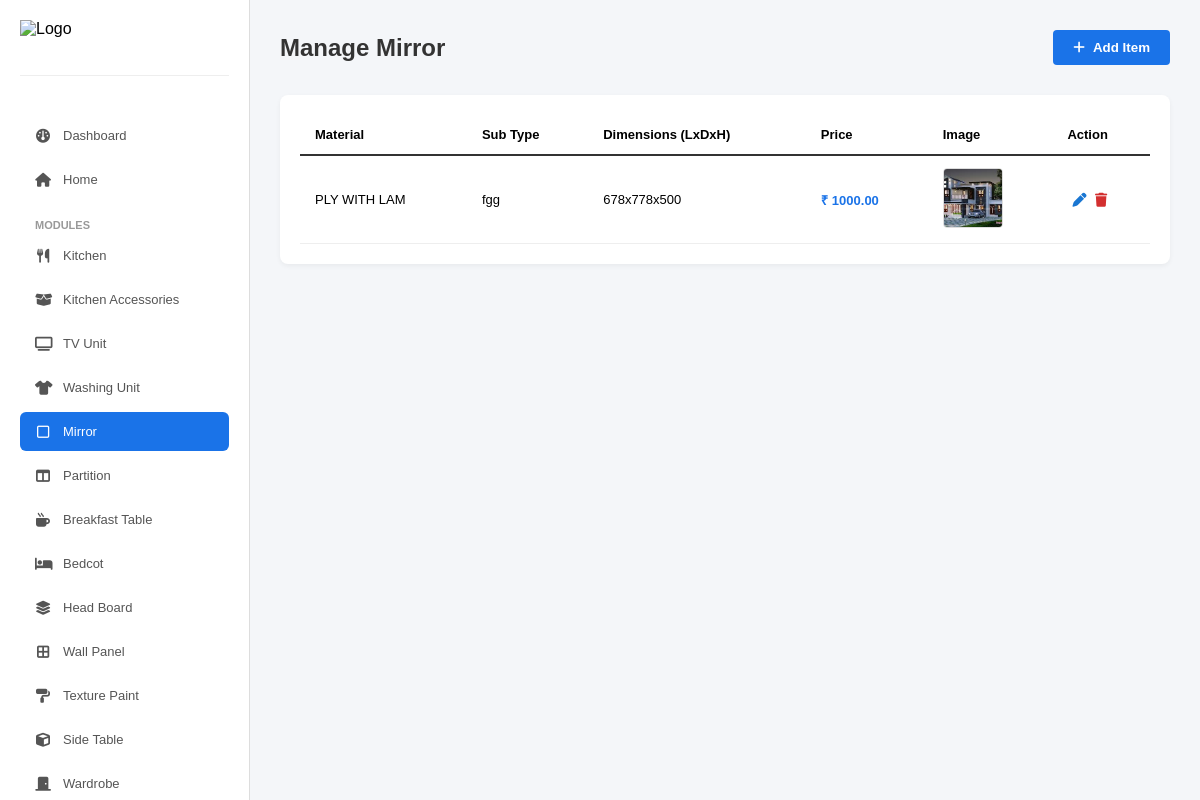
Screenshot of /admin-modules/Mirror/ with the database file from the repository.
### interior/models.py (models this page shows, shortened)
class GeneralModule(models.Model):
    category = models.CharField(max_length=100)  # e.g. "TV Unit"
    sub_type = models.CharField(max_length=100, blank=True, null=True)
    material = models.CharField(max_length=50)
    length = models.IntegerField(default=0)
    depth = models.IntegerField(default=0)
    height = models.IntegerField(default=0)
    price = models.DecimalField(max_digits=10, decimal_places=2)
    specification = models.TextField(blank=True)
    image = models.ImageField(upload_to='modules/', blank=True, null=True)

### interior/views.py (the view)
# urls.py: path('admin-modules/<str:category>/', views.admin_modules, name='admin_modules'),
def admin_modules(request, category):
    items = GeneralModule.objects.filter(category=category)
    return render(request, 'interior/admin-modules.html', {
        'items': items,
        'category_name': category
    })

### interior/templates/interior/admin-modules.html (shortened to what this page needs)
{% load static %}
<!DOCTYPE html>
<html lang="en">
<head>
    <link rel="stylesheet" href="https://cdnjs.cloudflare.com/ajax/libs/font-awesome/6.4.0/css/all.min.css">
</head>
<body>
    <div class="sidebar">
        <div class="brand"><img src="https://hollyblueinterio.com/images/abc/logo.png" alt="Logo"></div>
        <a href="/custom-admin-dashboard/" class="menu-item"><i class="fa-solid fa-gauge"></i> Dashboard</a>
        <a href="/admin-floorplans/" class="menu-item"><i class="fa-solid fa-house"></i> Home</a>
        <div class="menu-category">Modules</div>
        <a href="/admin-kitchen/" class="menu-item"><i class="fa-solid fa-utensils"></i> Kitchen</a>
        <a href="/admin-accessories/" class="menu-item"><i class="fa-solid fa-box-open"></i> Kitchen Accessories</a>
        <a href="{% url 'admin_modules' 'TV Unit' %}" class="menu-item {% if category_name == 'TV Unit' %}active{% endif %}"><i class="fa-solid fa-tv"></i> TV Unit</a>
        <a href="{% url 'admin_modules' 'Washing Unit' %}" class="menu-item {% if category_name == 'Washing Unit' %}active{% endif %}"><i class="fa-solid fa-shirt"></i> Washing Unit</a>
        <a href="{% url 'admin_modules' 'Mirror' %}" class="menu-item {% if category_name == 'Mirror' %}active{% endif %}"><i class="fa-regular fa-square"></i> Mirror</a>
        <a href="{% url 'admin_modules' 'Partition' %}" class="menu-item {% if category_name == 'Partition' %}active{% endif %}"><i class="fa-solid fa-table-columns"></i> Partition</a>
        <a href="{% url 'admin_modules' 'Break Fast Table' %}" class="menu-item {% if category_name == 'Break Fast Table' %}active{% endif %}"><i class="fa-solid fa-mug-hot"></i> Breakfast Table</a>
        <a href="{% url 'admin_modules' 'Bedcot' %}" class="menu-item {% if category_name == 'BedCOT' %}active{% endif %}"><i class="fa-solid fa-bed"></i> Bedcot</a>
        <a href="{% url 'admin_modules' 'Head Board' %}" class="menu-item {% if category_name == 'Head Board' %}active{% endif %}"><i class="fa-solid fa-layer-group"></i> Head Board</a>
        <a href="{% url 'admin_modules' 'Wall Panel' %}" class="menu-item {% if category_name == 'Wall Panel' %}active{% endif %}"><i class="fa-solid fa-border-all"></i> Wall Panel</a>
        <a href="{% url 'admin_modules' 'Texture Paint' %}" class="menu-item {% if category_name == 'Texture Paint' %}active{% endif %}"><i class="fa-solid fa-paint-roller"></i> Texture Paint</a>
        <a href="{% url 'admin_modules' 'Side Table' %}" class="menu-item {% if category_name == 'Side Table' %}active{% endif %}"><i class="fa-solid fa-cube"></i> Side Table</a>
        <a href="{% url 'admin_modules' 'Wardrobe' %}" class="menu-item {% if category_name == 'Wardrobe' %}active{% endif %}"><i class="fa-solid fa-door-closed"></i> Wardrobe</a>
    </div>
    <div class="main-content">
        <div class="header">
            <div class="page-title">Manage {{ category_name }}</div>
            <button class="btn-add" onclick="openModal('addModal')"><i class="fa-solid fa-plus"></i> Add Item</button>
        </div>
        <div class="table-container">
            <table>
                <thead>
                    <tr>
                        <th>Material</th>
                        <th>Sub Type</th>
                        <th>Dimensions (LxDxH)</th>
                        <th>Price</th>
                        <th>Image</th>
                        <th>Action</th>
                    </tr>
                </thead>
                <tbody>
                    {% for item in items %}
                    <tr id="row-{{ item.id }}">
                        <td>{{ item.material }}</td>
                        <td>{{ item.sub_type|default:"Standard" }}</td>
                        <td>{{ item.length }}x{{ item.depth }}x{{ item.height }}</td>
                        <td style="color:#1a73e8; font-weight:bold;">₹ {{ item.price }}</td>
                        <td>
                            {% if item.image %}
                                <img src="{{ item.image.url }}" class="preview-img">
                            {% else %}
                                <span style="font-size:11px; color:#999;">No Img</span>
                            {% endif %}
                        </td>
                        <td>
                            <button class="action-btn edit-btn" onclick="openEditModal(
                                '{{ item.id }}', '{{ item.sub_type|default:'' }}', '{{ item.material }}',
                                '{{ item.length }}', '{{ item.depth }}', '{{ item.height }}',
                                '{{ item.price }}', '{{ item.specification|escapejs }}'
                            )">
                                <i class="fa-solid fa-pen"></i>
                            </button>
                            <button class="action-btn delete-btn" onclick="deleteItem('{{ item.id }}')">
                                <i class="fa-solid fa-trash"></i>
                            </button>
                        </td>
                    </tr>
                    {% empty %}
                    <tr><td colspan="6" style="text-align:center;">No Items Added</td></tr>
                    {% endfor %}
                </tbody>
            </table>
        </div>
    </div>
</body>
</html>

### interior/templates/interior/admin-modules.html (style rules this page uses)
* { margin: 0; padding: 0; box-sizing: border-box; font-family: Arial, sans-serif; }
body { display: flex; height: 100vh; background-color: #f4f6f9; }
.sidebar { width: 250px; background: #ffffff; border-right: 1px solid #ddd; display: flex; flex-direction: column; padding: 20px; overflow-y: auto; }
.brand { display: flex; align-items: center; gap: 10px; margin-bottom: 40px; padding-bottom: 20px; border-bottom: 1px solid #eee; flex-shrink: 0; }
.brand img { height: 35px; }
.menu-item { padding: 12px 15px; color: #555; text-decoration: none; border-radius: 6px; margin-bottom: 5px; font-size: 13px; display: flex; align-items: center; gap: 12px; transition: 0.2s; flex-shrink: 0; }
.menu-item i { width: 16px; text-align: center; font-size: 14px; }
.menu-item.active { background-color: #1a73e8; color: white; }
.menu-category { font-size: 11px; font-weight: bold; color: #999; margin-top: 15px; margin-bottom: 5px; text-transform: uppercase; padding-left: 15px; }
.main-content { flex: 1; padding: 30px; overflow-y: auto; }
.header { display: flex; justify-content: space-between; align-items: center; margin-bottom: 30px; }
.page-title { font-size: 24px; font-weight: bold; color: #333; }
.btn-add { background: #1a73e8; color: white; border: none; padding: 10px 20px; border-radius: 4px; cursor: pointer; font-weight: bold; display: flex; align-items: center; gap: 8px; }
.table-container { background: white; padding: 20px; border-radius: 8px; box-shadow: 0 2px 5px rgba(0,0,0,0.05); }
table { width: 100%; border-collapse: collapse; }
thead { background-color: transparent; color: #000000; border-bottom: 2px solid #333; }
th, td { padding: 12px 15px; text-align: left; font-size: 13px; border-bottom: 1px solid #eee; vertical-align: middle; }
th { font-weight: 800; }
.preview-img { width: 60px; height: 60px; object-fit: cover; border-radius: 4px; border: 1px solid #ddd; }
.action-btn { border: none; background: transparent; cursor: pointer; font-size: 14px; margin-left: 5px; }
.edit-btn { color: #1976d2; }
.delete-btn { color: #d32f2f; }

### rows the page displays
GeneralModule: category "Mirror", material "PLY WITH LAM", sub_type "fgg", length "678", depth "778", height "500", price "1000.00", image (picture)
